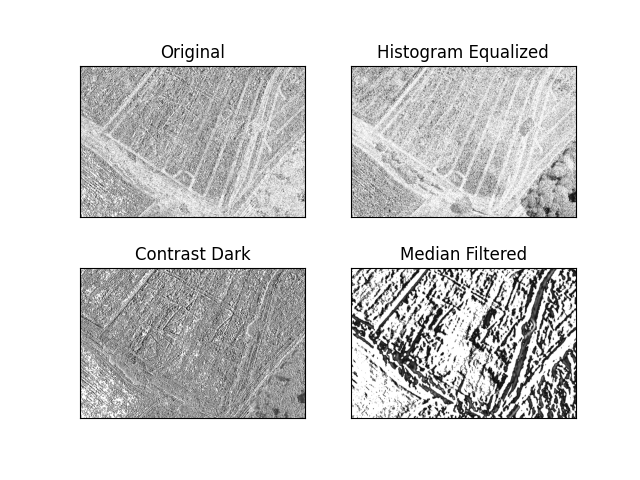

Python code for this plot:
import cv2
from cv2 import GaussianBlur
from cv2 import medianBlur
from matplotlib.pyplot import yticks
import numpy as np
import matplotlib.pyplot as plt

img0 = cv2.imread("Greyscaled/SampleThree.png")
img1 = cv2.imread("Histogram Equalized.jpg")
img2 = cv2.imread("SingContrast 0.2.jpg")
img3 = cv2.imread("Degraded Images/Sample One Blurr.jpeg")
Scharrx = np.array([[-3,0,3],[-10,0,10],[-3,0,3]])

Scharry = np.array([[3, 10, 3],[0,0,0],[-3,10,-3]])

edge_p1 = cv2.filter2D(img1,-1, Scharrx)+ cv2.filter2D(img1,-1, Scharry)
edge_p2 = cv2.filter2D(img2,-1, Scharrx) + cv2.filter2D(img2,-1, Scharry)
edge_p3 = cv2.filter2D(img3,-1, Scharrx)+ cv2.filter2D(img3,-1, Scharry)
edge_p4 = cv2.filter2D(img0,-1, Scharrx)+ cv2.filter2D(img0,-1, Scharry)

titles = ["Original","Histogram Equalized","Contrast Dark","Median Filtered"]

images = [edge_p4,edge_p1,edge_p2, edge_p3]
for i in range(4):
    plt.subplot(2,2,i+1)
    plt.imshow(images[i])
    plt.title(titles[i])
    plt.xticks([])
    plt.yticks([])

plt.show()

cv2.waitKey()
cv2.destroyAllWindows()
